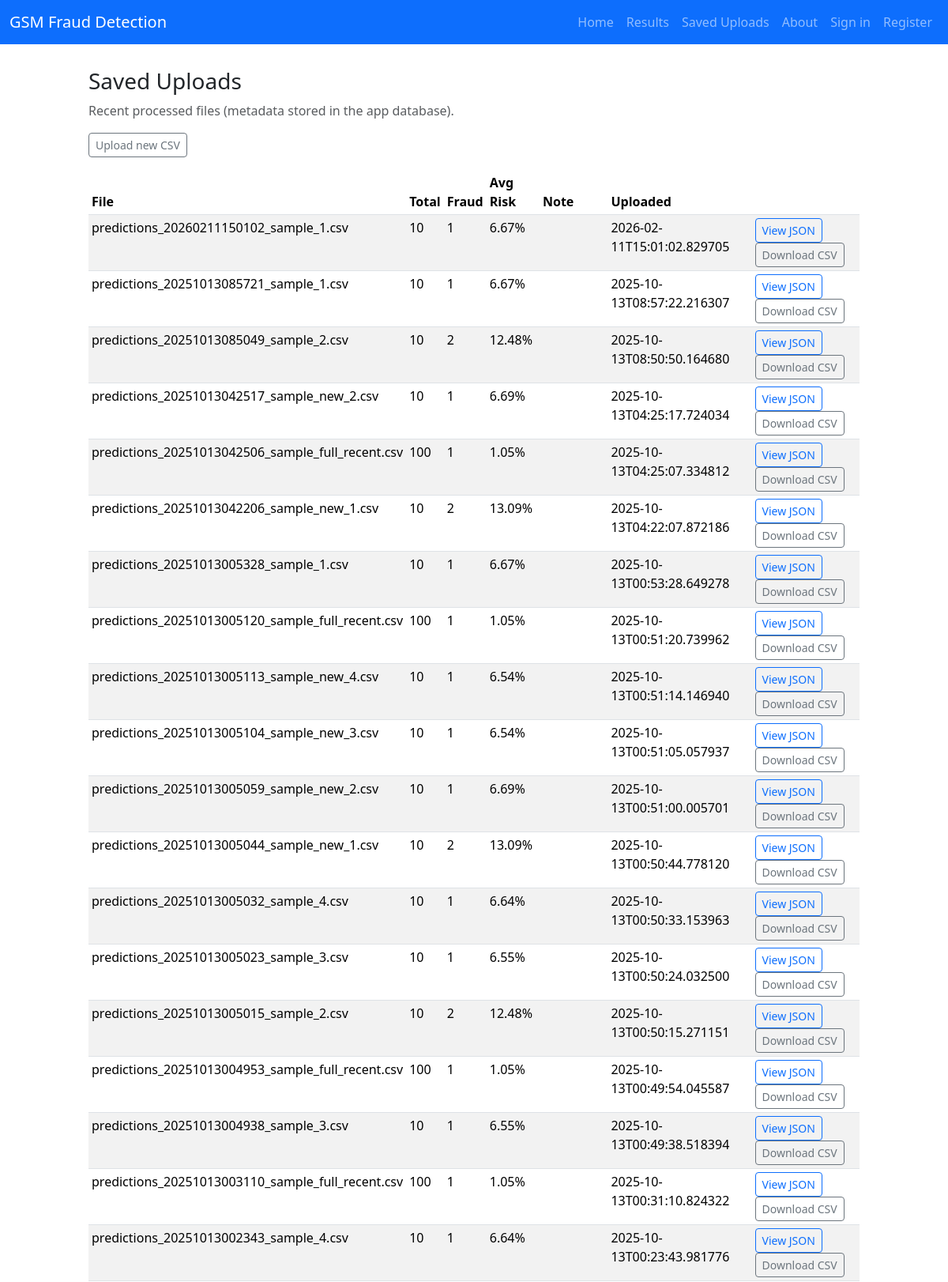
Screenshot of /uploads (upper part) with the database file from the repository.
### tables this page shows
CREATE TABLE uploads (
            id INTEGER PRIMARY KEY,
            results_file TEXT UNIQUE,
            save_path TEXT,
            total INTEGER,
            predicted_frauds INTEGER,
            legit_count INTEGER,
            avg_prob REAL,
            note TEXT,
            created_at TEXT
        );

### app.py (the view)
@app.route('/uploads')
def uploads_page():
    try:
        uploads = db_list_uploads(100)
    except Exception as e:
        uploads = []
        print('Warning: failed to list uploads:', e)
    return render_template('uploads.html', uploads=uploads)

### app.py (called while the page is built)
@app.before_request
def load_current_user():
    from flask import g
    g.user = None
    user_id = session.get('user_id')
    if user_id:
        try:
            g.user = get_user_by_id(user_id)
        except Exception:
            g.user = None

@app.context_processor
def inject_user():
    return {'current_user': g.get('user')}

### database.py (called while the page is built)
def get_conn():
    conn = sqlite3.connect(DB_PATH)
    conn.row_factory = sqlite3.Row
    return conn

def list_uploads(limit: int = 100):
    conn = get_conn()
    cur = conn.cursor()
    cur.execute('SELECT id, results_file, save_path, total, predicted_frauds, legit_count, avg_prob, note, created_at FROM uploads ORDER BY created_at DESC LIMIT ?', (limit,))
    rows = [dict(r) for r in cur.fetchall()]
    conn.close()
    return rows

### app/templates/uploads.html (shortened to what this page needs)
{% extends 'base.html' %}
{% block content %}
  <div class="py-3">
    <h3>Saved Uploads</h3>
    <p class="text-muted">Recent processed files (metadata stored in the app database).</p>
    <div class="mb-3">
      <a href="{{ url_for('home') }}" class="btn btn-outline-secondary btn-sm">Upload new CSV</a>
    </div>
    {% if uploads and uploads|length > 0 %}
      <div class="table-responsive">
        <table class="table table-sm table-striped">
          <thead>
            <tr>
              <th>File</th>
              <th>Total</th>
              <th>Fraud</th>
              <th>Avg Risk</th>
              <th>Note</th>
              <th>Uploaded</th>
              <th></th>
            </tr>
          </thead>
          <tbody>
            {% for u in uploads %}
              <tr>
                <td>{{ u.results_file }}</td>
                <td>{{ u.total }}</td>
                <td>{{ u.predicted_frauds }}</td>
                <td>{{ '%.2f'|format((u.avg_prob or 0) * 100) }}%</td>
                <td>{{ u.note or '' }}</td>
                <td>{{ u.created_at }}</td>
                <td>
                  <a href="{{ url_for('api_get_upload', results_file=u.results_file) }}" class="btn btn-sm btn-outline-primary">View JSON</a>
                  <a href="{{ url_for('download_upload', results_file=u.results_file) }}" class="btn btn-sm btn-outline-secondary">Download CSV</a>
                </td>
              </tr>
            {% endfor %}
          </tbody>
        </table>
      </div>
    {% else %}
      <p class="text-muted">No uploads recorded yet.</p>
    {% endif %}
  </div>
{% endblock %}

### app/templates/base.html (shortened to what this page needs)
<!doctype html>
<html lang="en">
  <head>
    <link href="https://cdn.jsdelivr.net/npm/bootstrap@5.3.2/dist/css/bootstrap.min.css" rel="stylesheet">
  </head>
  <body>
    <nav class="navbar navbar-expand-lg navbar-dark bg-primary fixed-top">
      <div class="container-fluid">
        <a class="navbar-brand" href="{{ url_for('home') }}">GSM Fraud Detection</a>
        <div class="collapse navbar-collapse" id="navbarNav">
          <ul class="navbar-nav ms-auto">
            <li class="nav-item"><a class="nav-link" href="{{ url_for('home') }}">Home</a></li>
            <li class="nav-item"><a class="nav-link" href="{{ url_for('results') }}?results_file=">Results</a></li>
            <li class="nav-item"><a class="nav-link" href="{{ url_for('uploads_page') }}">Saved Uploads</a></li>
            <li class="nav-item"><a class="nav-link" href="{{ url_for('home') }}#about">About</a></li>
            {% if current_user %}
              <li class="nav-item dropdown">
                <a class="nav-link dropdown-toggle" href="#" id="userMenu" role="button" data-bs-toggle="dropdown" aria-expanded="false">{{ current_user.display_name or current_user.email }}</a>
                <ul class="dropdown-menu dropdown-menu-end" aria-labelledby="userMenu">
                  <li><a class="dropdown-item" href="#">Profile</a></li>
                  <li><a class="dropdown-item" href="{{ url_for('logout') }}">Sign out</a></li>
                </ul>
              </li>
            {% else %}
              <li class="nav-item"><a class="nav-link" href="{{ url_for('login') }}">Sign in</a></li>
              <li class="nav-item"><a class="nav-link" href="{{ url_for('register') }}">Register</a></li>
            {% endif %}
          </ul>
        </div>
      </div>
    </nav>
    <main class="container container-narrow">
      {% block content %}{% endblock %}
    </main>
  </body>
</html>

### app/templates/base.html (style rules this page uses)
body { padding-top: 70px; }
.container-narrow { max-width: 1000px; }

### rows the page displays
uploads: results_file "predictions_20260211150102_sample_1.csv", total "10", predicted_frauds "1", (u.avg_probor0)*100 "6.67", created_at "2026-02-11T15:01:02.829705"
uploads: results_file "predictions_20251013085721_sample_1.csv", total "10", predicted_frauds "1", (u.avg_probor0)*100 "6.67", created_at "2025-10-13T08:57:22.216307"
uploads: results_file "predictions_20251013085049_sample_2.csv", total "10", predicted_frauds "2", (u.avg_probor0)*100 "12.48", created_at "2025-10-13T08:50:50.164680"
uploads: results_file "predictions_20251013042517_sample_new_2.csv", total "10", predicted_frauds "1", (u.avg_probor0)*100 "6.69", created_at "2025-10-13T04:25:17.724034"
uploads: results_file "predictions_20251013042506_sample_full_recent.csv", total "100", predicted_frauds "1", (u.avg_probor0)*100 "1.05", created_at "2025-10-13T04:25:07.334812"
uploads: results_file "predictions_20251013042206_sample_new_1.csv", total "10", predicted_frauds "2", (u.avg_probor0)*100 "13.09", created_at "2025-10-13T04:22:07.872186"
uploads: results_file "predictions_20251013005328_sample_1.csv", total "10", predicted_frauds "1", (u.avg_probor0)*100 "6.67", created_at "2025-10-13T00:53:28.649278"
uploads: results_file "predictions_20251013005120_sample_full_recent.csv", total "100", predicted_frauds "1", (u.avg_probor0)*100 "1.05", created_at "2025-10-13T00:51:20.739962"
uploads: results_file "predictions_20251013005113_sample_new_4.csv", total "10", predicted_frauds "1", (u.avg_probor0)*100 "6.54", created_at "2025-10-13T00:51:14.146940"
uploads: results_file "predictions_20251013005104_sample_new_3.csv", total "10", predicted_frauds "1", (u.avg_probor0)*100 "6.54", created_at "2025-10-13T00:51:05.057937"
uploads: results_file "predictions_20251013005059_sample_new_2.csv", total "10", predicted_frauds "1", (u.avg_probor0)*100 "6.69", created_at "2025-10-13T00:51:00.005701"
uploads: results_file "predictions_20251013005044_sample_new_1.csv", total "10", predicted_frauds "2", (u.avg_probor0)*100 "13.09", created_at "2025-10-13T00:50:44.778120"
uploads: results_file "predictions_20251013005032_sample_4.csv", total "10", predicted_frauds "1", (u.avg_probor0)*100 "6.64", created_at "2025-10-13T00:50:33.153963"
uploads: results_file "predictions_20251013005023_sample_3.csv", total "10", predicted_frauds "1", (u.avg_probor0)*100 "6.55", created_at "2025-10-13T00:50:24.032500"
uploads: results_file "predictions_20251013005015_sample_2.csv", total "10", predicted_frauds "2", (u.avg_probor0)*100 "12.48", created_at "2025-10-13T00:50:15.271151"
uploads: results_file "predictions_20251013004953_sample_full_recent.csv", total "100", predicted_frauds "1", (u.avg_probor0)*100 "1.05", created_at "2025-10-13T00:49:54.045587"
uploads: results_file "predictions_20251013004938_sample_3.csv", total "10", predicted_frauds "1", (u.avg_probor0)*100 "6.55", created_at "2025-10-13T00:49:38.518394"
uploads: results_file "predictions_20251013003110_sample_full_recent.csv", total "100", predicted_frauds "1", (u.avg_probor0)*100 "1.05", created_at "2025-10-13T00:31:10.824322"
uploads: results_file "predictions_20251013002343_sample_4.csv", total "10", predicted_frauds "1", (u.avg_probor0)*100 "6.64", created_at "2025-10-13T00:23:43.981776"
